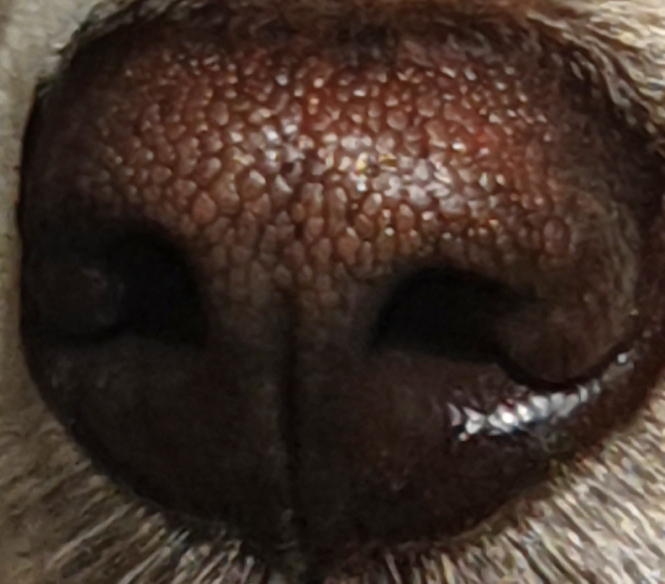
#> input picture SVM-Classifier/image/0/cut_20201001_153748.jpg, 1329 x 1167 px (shown at 1/2 size); its folder holds only this picture in this run
$ python preprocess.py
#> lines starting #> are read from the running program, lines starting #| are printed output that depends on the picture
### SVM-Classifier/histo_clahe.py
import cv2
import numpy as np

def histo_clahe(img_dir):

    img = cv2.imread(img_dir)
    height, width, channel = img.shape

    #사이즈가 너무 크면 반으로 줄인다. 인스타 이미지 사이즈 640x640
    while height >= 600 or width >=600:
        img = cv2.resize(img,(int(width / 2), int(height / 2)))
        height, width, channel = img.shape

    # YUV 컬러스페이스로 변경
    img_yuv = cv2.cvtColor(img, cv2.COLOR_BGR2YUV)

    #밝기 채널에 대해서 이퀄라이즈 적용
    img_eq = img_yuv.copy()
    img_eq[:,:,0] = cv2.equalizeHist(img_eq[:,:,0])
    img_eq = cv2.cvtColor(img_eq, cv2.COLOR_YUV2BGR)

    #밝기 채널에 대해서 CLAHE 적용
    img_clahe = img_yuv.copy()
    clahe = cv2.createCLAHE(clipLimit=3.0, tileGridSize=(8,8)) #CLAHE 생성
    img_clahe[:,:,0] = clahe.apply(img_clahe[:,:,0])           #CLAHE 적용
    img_clahe = cv2.cvtColor(img_clahe, cv2.COLOR_YUV2BGR)

    return img_clahe[:,:,:]

### SVM-Classifier/preprocess.py
import os
import argparse
import cv2
import numpy as np

from PIL import Image
from histo_clahe import histo_clahe

parser = argparse.ArgumentParser(description='Argparse Tutorial')
parser.add_argument('--dir', default='0',help='dataset directory')
parser.add_argument('--savedir', default='./Dog-Data/train',help='save directory')
opt = parser.parse_args()

path = './image/' + opt.dir
file_list = os.listdir(path)

rotate = [0, 15, 30, -15, -30]

def createFolder(directory):
    try:
        if not os.path.exists(directory):
            os.makedirs(directory)
    except OSError:
        print ('Error: Creating directory. ' +  directory)


for file in file_list:
    s = os.path.splitext(file)
    savedir = []
    createFolder(opt.savedir + '/' + opt.dir)
    #파일 저장 디렉토리 ./Dog-Data/train/imagename-i.jpg
    for i in range(10):
        savedir.append(opt.savedir + '/' + opt.dir + '/' + s[0] + '-' + str(i) + s[1])

    #사이즈 1 rotate 저장
    img = histo_clahe(path + '/' + file)
#> in histo_clahe, img is the input picture: shape (1167, 1329, 3); mean B, G, R 40.1, 48.7, 64.6
#> the loop in histo_clahe, `while height >= 600 or width >=600:` made 2 passes
#> pass 1, in histo_clahe, `img = cv2.resize(img,(int(width / 2), int(height / 2)))`:
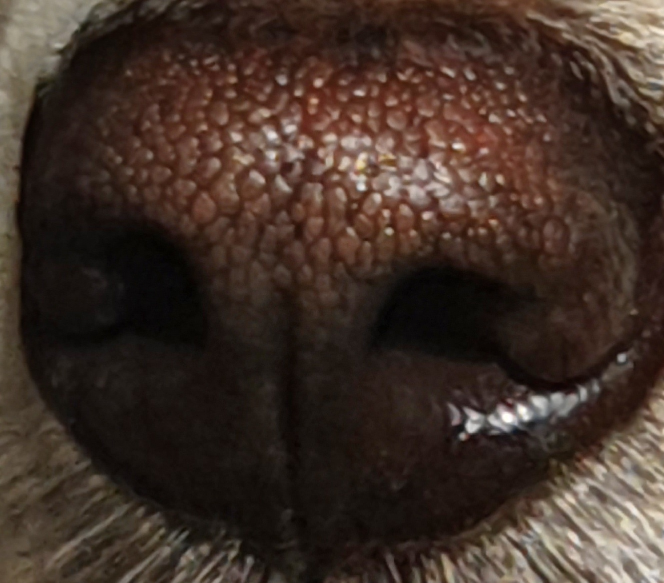
#> img: shape (583, 664, 3); mean B, G, R 40, 48.6, 64.5
#> in histo_clahe, `img_yuv = cv2.cvtColor(img, cv2.COLOR_BGR2YUV)`: img_yuv: shape (291, 332, 3); mean of channels 0, 1, 2 52.2, 122.1, 138.7
#> in histo_clahe, `img_eq[:,:,0] = cv2.equalizeHist(img_eq[:,:,0])`: img_eq: shape (291, 332, 3); mean of channels 0, 1, 2 128.9, 122.1, 138.7
#> in histo_clahe, `img_eq = cv2.cvtColor(img_eq, cv2.COLOR_YUV2BGR)`:
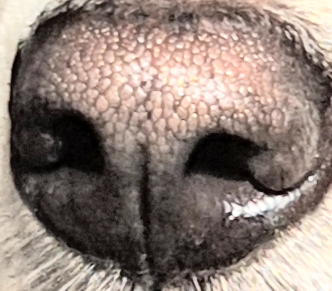
#> img_eq: shape (291, 332, 3); mean B, G, R 117, 125, 140.8
#> in histo_clahe, `img_clahe[:,:,0] = clahe.apply(img_clahe[:,:,0])`: img_clahe: shape (291, 332, 3); mean of channels 0, 1, 2 86.9, 122.1, 138.7
#> in histo_clahe, `img_clahe = cv2.cvtColor(img_clahe, cv2.COLOR_YUV2BGR)`:
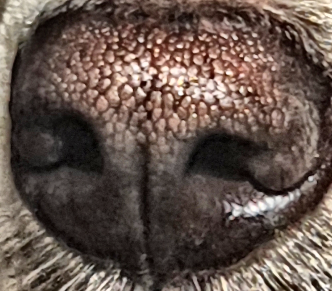
#> img_clahe: shape (291, 332, 3); mean B, G, R 75, 82.9, 99.1
    height, width, channel = img.shape
#> height = 291; width = 332; channel = 3

    for i in range(5):
        matrix = cv2.getRotationMatrix2D((width/2, height/2), rotate[i], 1)
        dst = cv2.warpAffine(img, matrix, (width, height))
        cv2.imwrite(savedir[i],dst)
#> this loop made 5 passes
#> pass 3, `dst = cv2.warpAffine(img, matrix, (width, height))`:
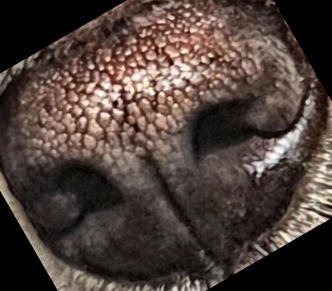
#> dst: shape (291, 332, 3); mean of channels 0, 1, 2 58.2, 64, 78; drawn as B, G, R

    #사이즈 1/2 rotate 저장
    img = cv2.resize(img,(int(width / 2), int(height / 2)))
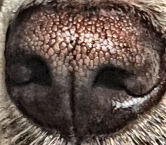
#> img: shape (145, 166, 3); mean of channels 0, 1, 2 74.8, 82.8, 99; drawn as B, G, R
    height, width, channel = img.shape
#> height = 145; width = 166

    for i in range(5):
        matrix = cv2.getRotationMatrix2D((width/2, height/2), rotate[i], 1)
        dst = cv2.warpAffine(img, matrix, (width, height))
        cv2.imwrite(savedir[i+5],dst)
#> this loop made 5 passes
#> matrix on passes 1 to 5: [[1, 0, 0], [0, 1, 0]], [[0.966, 0.259, -15.94], [-0.259, 0.966, 23.95]], [[0.866, 0.5, -25.13], [-0.5, 0.866, 51.21]], [[0.966, -0.259, 21.59], [0.259, 0.966, -19.01]], [[0.866, -0.5, 47.37], [0.5, 0.866, -31.79]]
#> pass 2, `dst = cv2.warpAffine(img, matrix, (width, height))`:
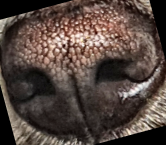
#> dst: shape (145, 166, 3); mean of channels 0, 1, 2 63, 69.5, 84.1; drawn as B, G, R
#> pass 3, `dst = cv2.warpAffine(img, matrix, (width, height))`:
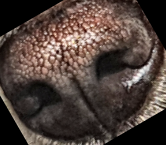
#> dst: shape (145, 166, 3); mean of channels 0, 1, 2 58, 63.9, 77.9; drawn as B, G, R

$ run again, on SVM-Classifier/image/0/cut_20201001_153752.jpg
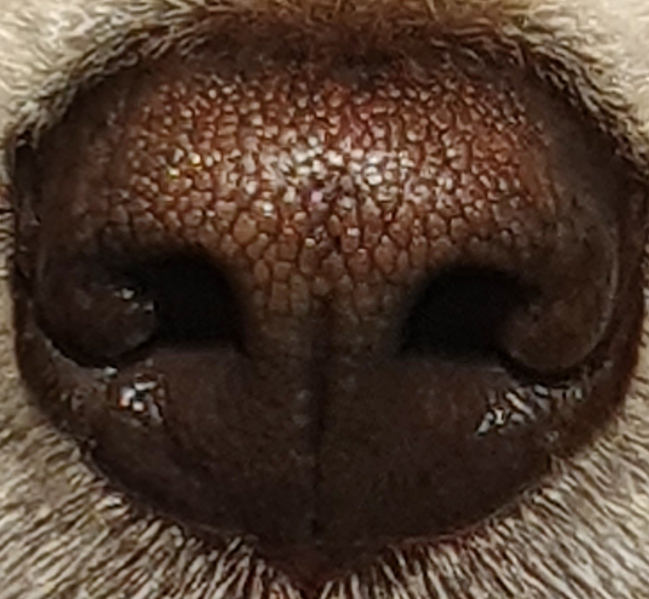
#> input picture SVM-Classifier/image/0/cut_20201001_153752.jpg, 1297 x 1198 px (shown at 1/2 size)
#> in histo_clahe, img is the input picture: shape (1198, 1297, 3); mean B, G, R 45.6, 58, 77.5
#> img_yuv: shape (299, 324, 3); mean of channels 0, 1, 2 62.3, 119.8, 141.2
#> `img = cv2.resize(img,(int(width / 2), int(height / 2)))`:
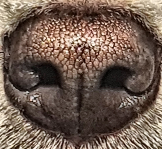
#> img: shape (149, 162, 3); mean of channels 0, 1, 2 79.9, 91.8, 111.3; drawn as B, G, R
#> the loop `for i in range(5):` made 5 passes
#> matrix on passes 1 to 5: [[1, 0, 0], [0, 1, 0]], [[0.966, 0.259, -16.52], [-0.259, 0.966, 23.5]], [[0.866, 0.5, -26.4], [-0.5, 0.866, 50.48]], [[0.966, -0.259, 22.04], [0.259, 0.966, -18.43]], [[0.866, -0.5, 48.1], [0.5, 0.866, -30.52]]
#> pass 3, `dst = cv2.warpAffine(img, matrix, (width, height))`:
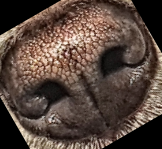
#> dst: shape (149, 162, 3); mean of channels 0, 1, 2 60.8, 69.6, 86.5; drawn as B, G, R
